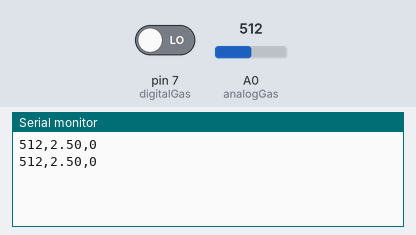
This sketch was run on a simulated Arduino Uno, built with avr-gcc and run on an emulated ATmega328P. Shown: the last lines printed to the serial monitor. The inputs (shaded band) are chosen by the test bench; at power-on: A0 (analogGas) = 512, pin 7 (digitalGas) LOW.

Above: at 1.2 s.
1.3 s: A0 (analogGas) set to 716
At 2.6 s:
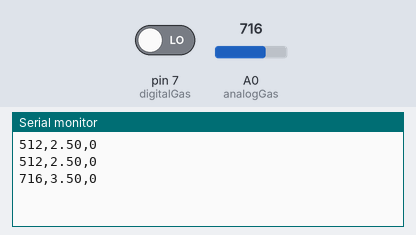
2.8 s: pin 7 (digitalGas) driven HIGH
At 3.8 s:
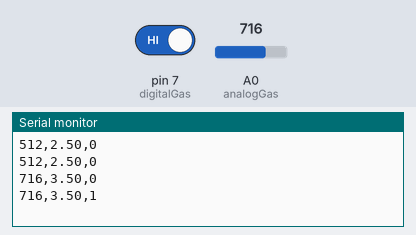
4.3 s: A0 (analogGas) set to 900
At 5.5 s:
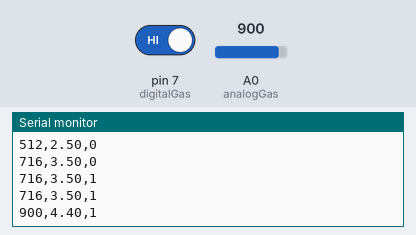
5.8 s: pin 7 (digitalGas) driven LOW
At 6.3 s:
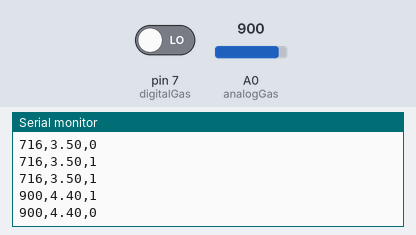
Timing chart, 0 to 8.3 s (numbered marks = the images above; inputs shaded):
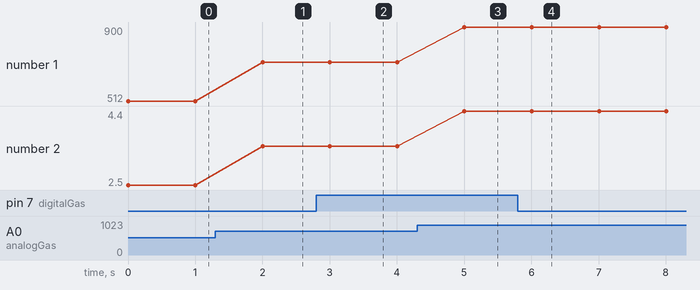

Measured:
- after the input at 1.3 s, the serial monitor: prints a new line after 0.70 s (image 1)
- after the input at 2.8 s, the serial monitor: prints a new line after 0.20 s (image 2)
- after the input at 4.3 s, the serial monitor: prints a new line after 0.70 s (image 3)
- after the input at 5.8 s, the serial monitor: prints a new line after 0.21 s (image 4)
- plotted number 1: 512 → 716 after the input at 1.3 s, 716 → 900 after the input at 4.3 s
- plotted number 2: 2.5 → 3.5 after the input at 1.3 s, 3.5 → 4.4 after the input at 4.3 s

The sketch:

mq2_sunfounder.ino
```cpp
/*
  mq2_sunfounder
  Joshua Silva

  Purpose: Read the output values of the gas sensor and print it to the serial monitor.

  Note: After the sensor is powered on, it needs to be preheated for
  at least 3 minute before stable measurement readings can be obtained.
  It is normal for the sensor to generate heat during operation due to
  the presence of a heating wire inside.

  Sketch is adjusted from Sunfounder's Guide on the MQ2 Gas Sensor. https://docs.sunfounder.com/projects/umsk/en/latest/02_arduino/uno_lesson04_mq2.html

  Output Format is: AnalogGas,AnalogGas_Volt,DigitalGas
*/

// Gas Sensor Pins
#define analogGas A0
#define digitalGas 7

void setup() {
  Serial.begin(9600);
  pinMode(analogGas, INPUT);
  pinMode(digitalGas, INPUT);
}

void loop() {
  //Print out both Analog and Digital outputs. For comparison later
  Serial.print(analogRead(analogGas));
  Serial.print(F(","));
  Serial.print(analogRead(analogGas) * (5.0 / 1023.0));
  Serial.print(F(","));
  Serial.print(digitalRead(digitalGas));
  Serial.print("\n");

  delay(1000);
}
```
